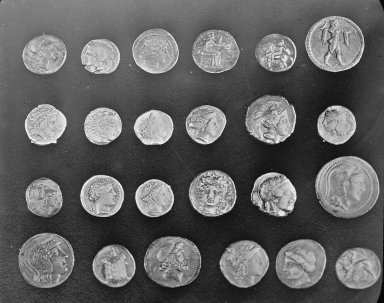
#> input picture skimage.data.coins(), 384 x 303 px
$ jupyter execute --allow-errors Introduccion_1_vision_artificial.ipynb   (shell and % lines are left out)
#> lines starting #> are read from the running program, lines starting #| are printed output that depends on the picture
<hr>
Este material ha sido construido en conjunto con material suministrado por los profesores Pedro Atencio (Instituto Tecnológico Metropolitano), Carlos Mera (Universidad de Medellin), Albeiro Espinosa y Diego Patiño (Universidad Nacional de Colombia, Sede Medellín); a ellos les damos crédito.
<hr>

#  <center> VISIÓN ARTIFICIAL </center>
## Agenda del día
### Generalidades del curso
<ul>
  <li>Objetivos</li>
  <li>Contenido</li>
  <li>Metodología</li>
  <li>Evaluación</li>
</ul>

### Unidad 1 - Introducción
<ul>
  <li><b>Visión artificial</b></li>
  <li>Paquetes científicos de Python (para la clase)</li>
</ul>

# Unidad 1 - Introducción
<hr>

## 1. Visión artificial
<br>

La visión artificial es una disciplina que comprende métodos para la adquisición, procesamiento, análisis y comprensión de imágenes del mundo real. Esta utilización de las imágenes se ha convertido en un método estándar para cuantificar y cualificar medidas a partir de **información visual**, lo cual encuentra su utilidad en varias disciplinas como la ciencia, tecnología, ingeniería o matemáticas.

"El interes de los métodos de procesamiento de imagenes digitales y visión artificial se fundamenta en dos áreas principales de aplicación: a) la mejora de la calidad para la intepretación humana; b) el procesamiento de los datos de la escena para la percepción de la máquina de forma autónoma" <a href='https://www.casadellibro.com/libro-vision-por-computador-imagenes-digitales-y-aplicaciones-incluye-cd-rom/9788478974726/772925'>Gonzalo Pajares</a>.

<br>
<center><i>Figura. Visión artificial y conceptos relacionados.</i></center>

<br>

**Procesamiento Digital de Imágenes**: Es un proceso mediante el cual se toma una imagen y se produce una versión modificada de esta imagen.

**Análisis de Imagen**: Proceso mediante el cual a partir de una imagen se obtiene una medición de los objetos en la imagen.

**Reconocimiento de Patrones**: Proceso mediante el cual a partir de una imagen se obtiene una medición, y se hace una interpretación y/o se toma decisión.

<center><i>Figura. Etapas de un sistema de visión artificial tradicional.</i></center>

<br>

<br>
La distinción entre procesamiento digital de imágenes y análisis de imagenes no es obvia, sin embargo, el procesamiento de imágenes puede ser visto como una <b>transformación de una imagen en otra imagen</b>.
<br>
<center><i>Ecuación. Transformación de una imagen.</i></center>
<center><h2>$G = F(I)$</h2></center>
<br>
Dadas una imagen de entrada <i>I</i> y una funcion de transformación <i>F</i>, el procesamiento de imágenes consiste en aplicar dicha transformacion a la imagen de entrada, para obtener una imagen resultante <i>G</i>, tal que dicha imagen sea de utilidad para una determinada tarea.
<br><br>
A continuación algunos ejemplos de procesamiento digital de imágenes, el tema que abordaremos durante las próximas semanas:
<hr>

[cell 1]
#Importar matplotlib inline, importante.
#Importar las librerias que se necesitan para trabajar con imágenes
import matplotlib.pyplot as plt
import numpy as np
from skimage import data, filters, util, io
from skimage.morphology import disk

[cell 2]
# Ejemplo 1
#Definir la función para sacar el negativo de una imagen
def F(I):
    return 255 - I
#Leer las imagenes
I = data.coins()
#> I is the input picture: shape (303, 384); min 1, max 252, mean 96.9
#Aplicar la función F sobre la imagen
G = F(I)
#> in F, `return 255 - I`:
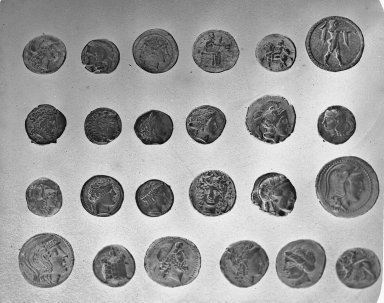
#> returned value: shape (303, 384); min 3, max 254, mean 158.1
#Se hace un plot de 1x2 para mostrar las imágenes(horizontal)
fig, (ax1, ax2) = plt.subplots(1,2, figsize=(20, 10))
#Se le coloca título a la figura, titulos a las imágenes y se muestran
fig.suptitle('Ejemplo de F(I)', fontsize=20)
ax1.set_title('imagen original I')
ax1.imshow(I, cmap='gray', aspect='auto')
ax2.set_title('imagen invertida G')
ax2.imshow(G, cmap='gray', aspect='auto')
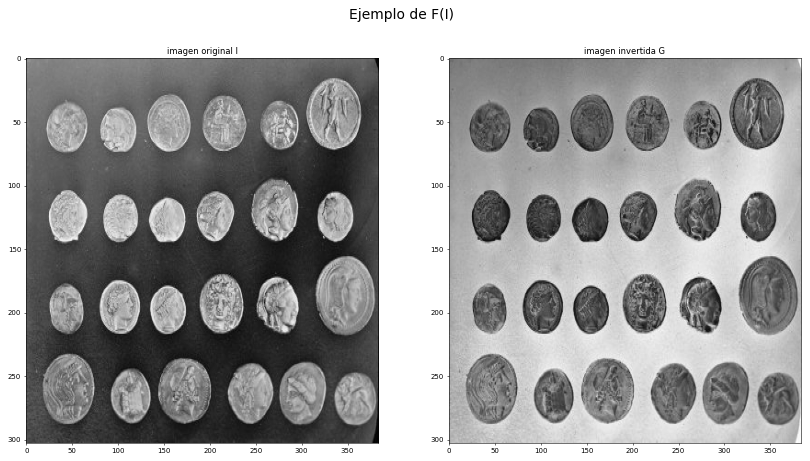
#> figure drawn by matplotlib, 2 panels

[cell 3]
# Ejemplo 2
#Se define la función de filtrado de ruido
def F(I):
    #Filtro de mediana
    return filters.median(I, disk(2))
#Aplicarle un ruido aleatorio a la imagen
I = util.random_noise(data.moon(), mode='s&p')
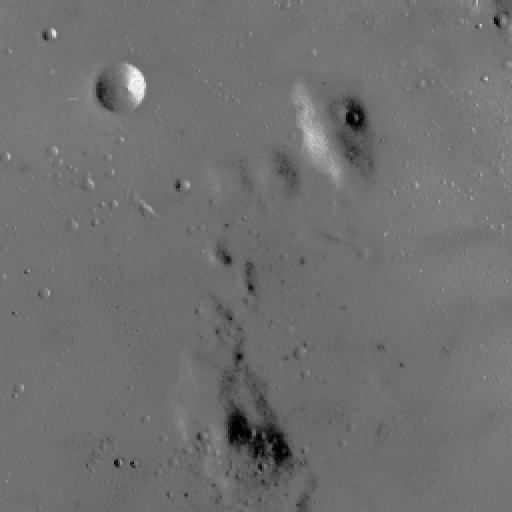
#> input picture skimage.data.moon(), 512 x 512 px
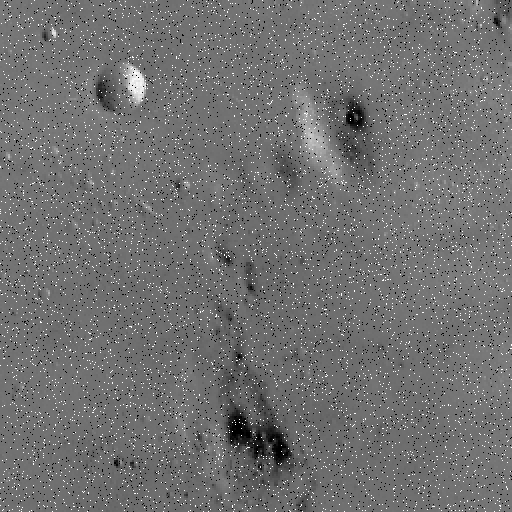
#> I: shape (512, 512) float64; min 0, max 1, mean 0.443
#Aplicar el filtro a la imagen ruidosa
G = F(I)
#Se hace un plot de 1x2 para mostrar las imágenes(horizontal)
fig, (ax1, ax2) = plt.subplots(1,2, figsize=(20, 10))
#Se le coloca título a la figura, titulos a las imágenes y se muestran
fig.suptitle('Ejemplo de F(I)', fontsize=20)
ax1.set_title('imagen original I')
ax1.imshow(I, cmap='gray', aspect='auto')
ax2.set_title('imagen filtrada')
ax2.imshow(G, cmap='gray', aspect='auto')
